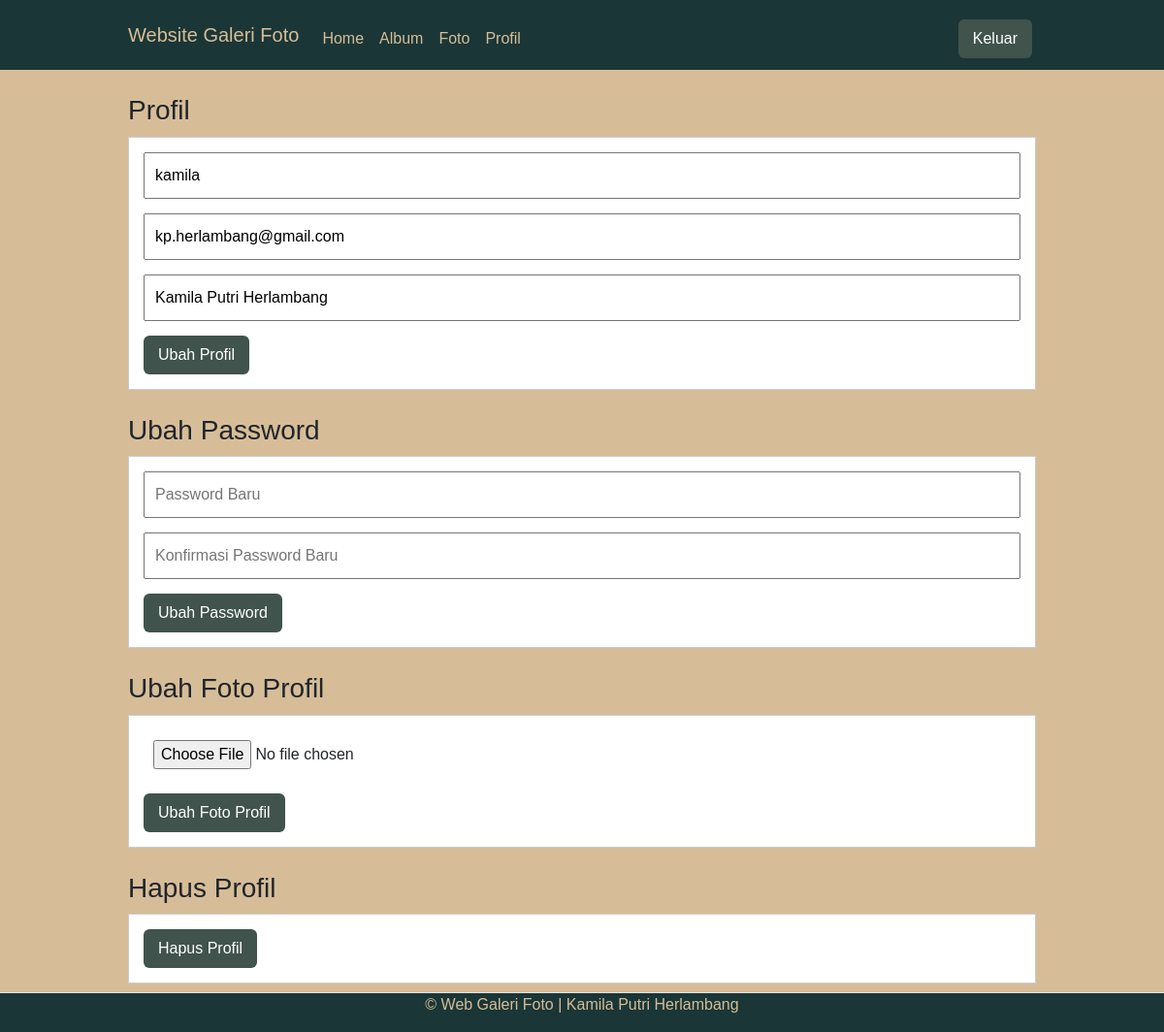
/admin/profil.php (signed in), run on the app's committed database.
### tables this page shows
CREATE TABLE `user` (
  `userid` int NOT NULL,
  `username` varchar(255) NOT NULL,
  `password` varchar(255) NOT NULL,
  `email` varchar(255) NOT NULL,
  `namalengkap` varchar(255) NOT NULL,
  `alamat` text NOT NULL,
  `foto_profil` varchar(255) DEFAULT NULL
);

### admin/profil.php (the view, shortened to what this page needs)
<?php
include '../config/koneksi.php';
$userid = $_SESSION['userid'];
$query = mysqli_query($koneksi, "SELECT * FROM user WHERE userid='$userid'");
$data = mysqli_fetch_assoc($query);
?>
<!DOCTYPE html>
<html lang="en">
<head>
  <link rel="stylesheet" type="text/css" href="../assets/css/bootstrap.min.css">
  <link rel="stylesheet" href="https://cdnjs.cloudflare.com/ajax/libs/font-awesome/6.5.1/css/all.min.css" />
</head>
<body>
  <nav class="navbar navbar-expand-lg navbar-dark">
    <div class="container">
      <a class="navbar-brand" href="index.php">Website Galeri Foto</a>
      <div class="collapse navbar-collapse mt-2" id="navbarNavAltMarkup">
        <div class="navbar-nav me-auto">
          <a href="home.php" class="nav-link">Home</a>
          <a href="album.php" class="nav-link">Album</a>
          <a href="foto.php" class="nav-link">Foto</a>
          <a href="profil.php" class="nav-link">Profil</a>
        </div>
        <a href="../config/aksi_logout.php" class="btn btn-outline-danger m-1">Keluar</a>
      </div>
    </div>
  </nav>
  <div class="section">
    <div class="container">
      <h3>Profil</h3>
      <div class="box">
        <form action="" method="POST">
          <input type="text" name="username" placeholder="Nama Pengguna" class="input-control" value="<?php echo $data['username']; ?>" required>
          <input type="email" name="email" placeholder="Email" class="input-control" value="<?php echo $data['email']; ?>" required>
          <input type="text" name="namalengkap" placeholder="Nama Lengkap" class="input-control" value="<?php echo $data['namalengkap']; ?>" required>
          <input type="submit" name="ubah" value="Ubah Profil" class="btn">
        </form>
      </div>
      <h3>Ubah Password</h3>
      <div class="box">
        <form action="" method="POST">
          <input type="password" name="pass1" placeholder="Password Baru" class="input-control" required>
          <input type="password" name="pass2" placeholder="Konfirmasi Password Baru" class="input-control" required>
          <input type="submit" name="ubah_password" value="Ubah Password" class="btn">
        </form>
      </div>
      <h3>Ubah Foto Profil</h3>
      <div class="box">
        <form action="" method="POST" enctype="multipart/form-data">
          <input type="file" name="foto_profil" class="input-control" required>
          <input type="submit" name="ubah_foto" value="Ubah Foto Profil" class="btn">
        </form>
      </div>
      <h3>Hapus Profil</h3>
      <div class="box">
        <form action="" method="POST">
          <input type="submit" name="hapus" value="Hapus Profil" class="btn btn-danger">
        </form>
      </div>
    </div>
  </div>
  <footer class="d-flex justify-content-center border-top mt-3 bg-#1a3636 fixed-bottom">
    <p>&copy; Web Galeri Foto | Kamila Putri Herlambang</p>
  </footer>
</body>
</html>

### admin/profil.php (style rules this page uses)
* { padding:0; margin:0; font-family: 'Quicksand', sans-serif; }
body { background-color: #d6bd98; }
a { color: inherit; text-decoration: none; }
.input-control { width: 100%; padding: 10px; margin-bottom: 15px; box-sizing: border-box; }
.btn { padding: 8px 15px; background-color: #40534c; color: #fff; border: none; cursor: pointer; }
.navbar { background-color: #1a3636; }
.navbar-brand, .nav-link { color: #d6bd98; }
.container { width: 80%; margin: 0 auto; }
.container:after { content: ''; display: block; clear: both; }
.section { padding: 25px 0; }
.box { background-color: #fff; border: 1px solid #ccc; padding: 15px; box-sizing: border-box; margin: 10px 0 25px 0; }
.box:after { content: ''; display: block; clear: both; }
footer { background-color: #1a3636; color: #d6bd98; }

### data on the page
user: username "kamila", email "kp.herlambang@gmail.com", namalengkap "Kamila Putri Herlambang"
